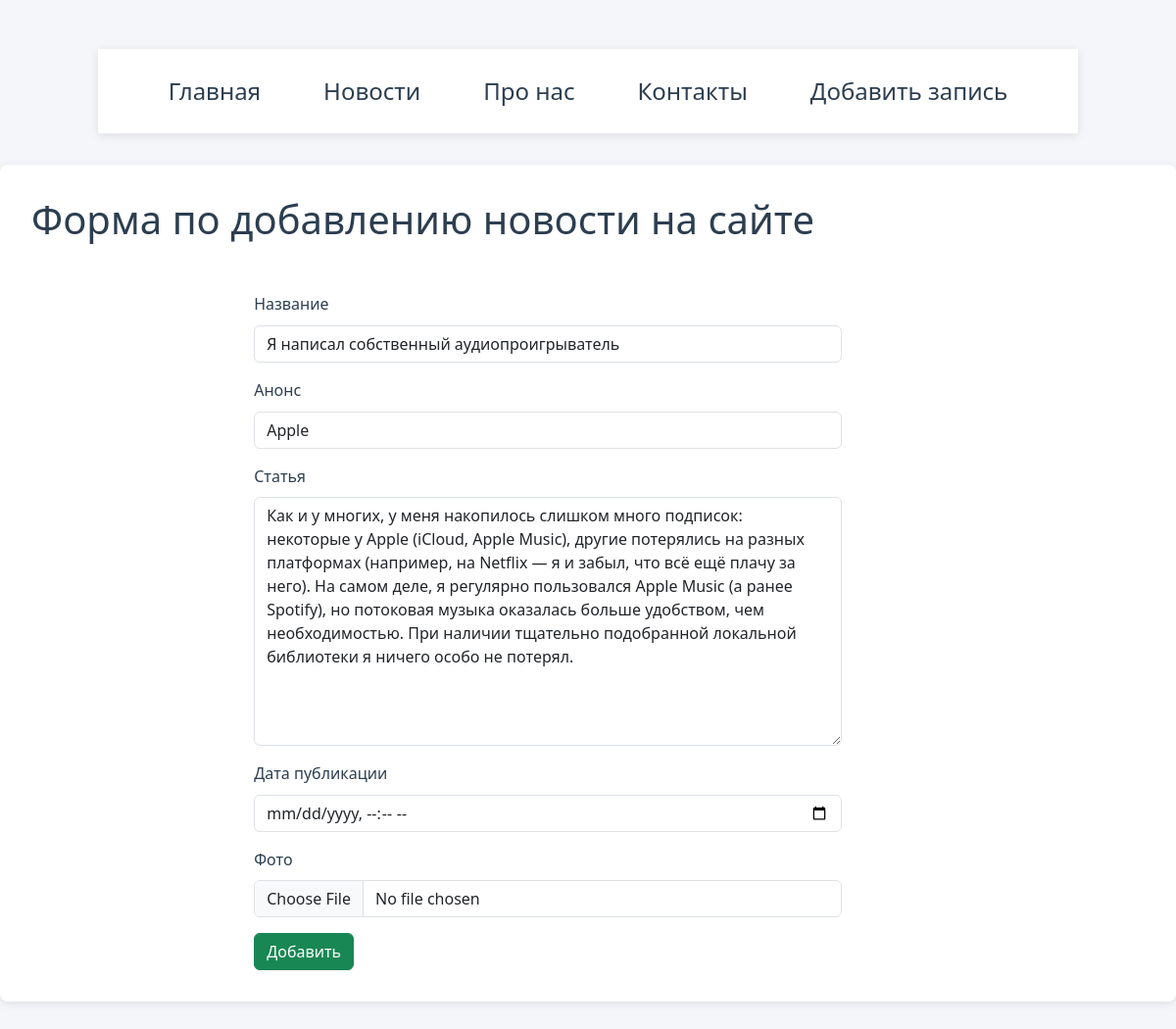
Page /news/3/update/ on the earlier database version.
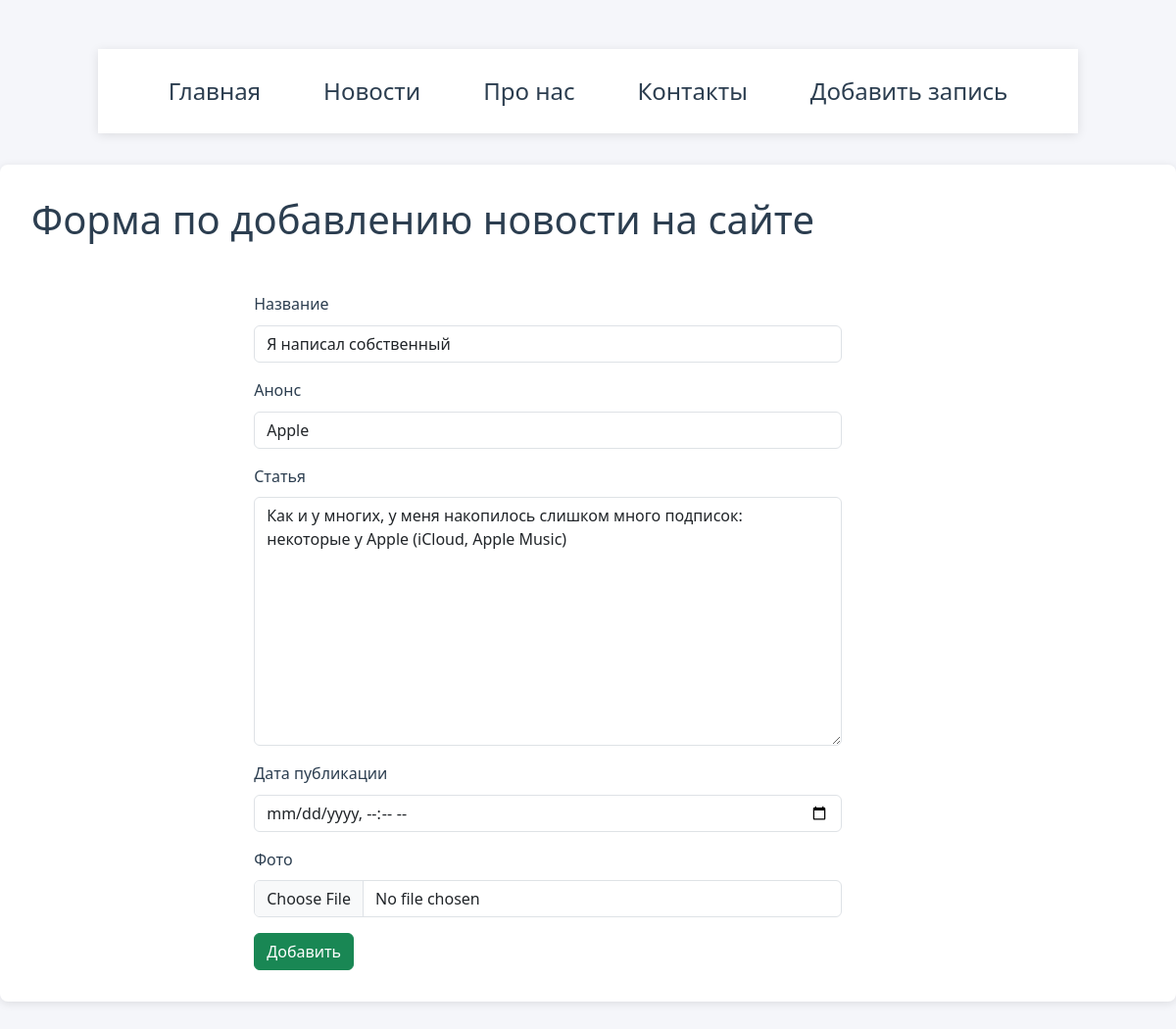
Same page on the later database version.
### news/models.py (models this page shows, shortened)
class Articles(models.Model):
    title = models.CharField('Название', max_length=50)
    anons = models.CharField('Анонс', max_length=50)
    full_text = models.TextField('Статья', max_length=100)
    date = models.DateTimeField('Дата публикации')
    photo = models.ImageField('Фото', upload_to='photos/%Y/%m/%d/', blank=True, null=True)
    class Meta:
        verbose_name = 'Новость'
        verbose_name_plural = 'Новости'

### news/views.py (the view)
# urls.py: path('<int:pk>/update/', views.NewsUpdateView.as_view(), name='news_update'),
class NewsUpdateView(UpdateView):
    model = Articles
    template_name = 'news/create.html'
    form_class = ArticlesForm
    success_url = '/news/'

### news/forms.py
class ArticlesForm(forms.ModelForm):
    class Meta:
        model = Articles
        fields = ['title', 'anons', 'full_text', 'date', 'photo']
        widgets = {
            'title': forms.TextInput(attrs={'class': 'form-control', 'placeholder': 'Название статьи'}),
            'anons': forms.TextInput(attrs={'class': 'form-control', 'placeholder': 'Анонс статьи'}),
            'full_text': forms.Textarea(attrs={'class': 'form-control', 'placeholder': 'Текст статьи'}),
            'date': forms.DateTimeInput(attrs={'class': 'form-control', 'type': 'datetime-local'}),
            'photo': forms.FileInput(attrs={'class': 'form-control'}),
        }

### news/templates/news/create.html (shortened to what this page needs)
{% extends "main/layout.html" %}
{% block content %}
    <div class="features">
        <h1>Форма по добавлению новости на сайте</h1>
        <form method="post" enctype="multipart/form-data">
            {% for field in form %}
                <div class="form-group mb-3">
                    <label for="{{ field.id_for_label }}">{{ field.label }}</label>
                    {{ field }}
                </div>
            {% endfor %}
            <button class="btn btn-success" type="submit">Добавить</button>
        </form>
    </div>
{% endblock  %}

Differences in the rows shown:
changed Articles "Apple": title "Я написал собственный аудиопроигрыватель" → "Я написал собственный"; full_text "…у Apple (iCloud, Apple Music), другие потерялись на разных платформах (например, на Netflix — я и забыл, что всё ещё плачу за него). На самом деле, я регулярно пользовался Apple Music (а ранее Spotify), но потоковая музыка оказалась больше удобством, чем необходимостью. При наличии тщательно подобранной локальной библиотеки я ничего особо не потерял." → "Как и у многих, у меня накопилось слишком много подписок: некоторые у Apple (iCloud, Apple Music)"
